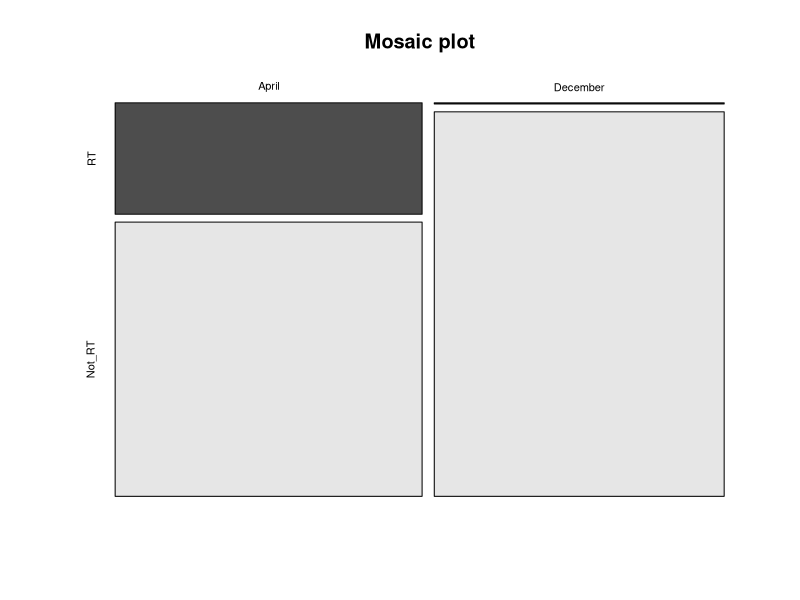

Write the R code that produced this figure.
## ---- chunk 1
library(ggplot2)
library(tidyr)
## ---- chunk 2
CBRT <- data.frame(
  "RT" = c(26, 0.25),
  "Not_RT" = c(64, 84.75),
  row.names = c("April", "December"),
  stringsAsFactors = FALSE
)
colnames(CBRT) <- c("RT", "Not_RT")

CBRT

CBDict <- data.frame(
  "Dictyota" = c(11.25, 6),
  "Not_Dictyota" = c(78.75, 79),
  row.names = c("April", "December")#,
  #stringAsFactors = FALSE
)
#colnames(CBDict) <- C("Dictyota", "Not_Dictyota")

CBBT <- data.frame(
  "Lyngbya" = c(0, 0.5),
  "Not Lyngbya" = c(90, 84.5),
  row.names = c("April", "December")#,
  #stringAsFactors = FALSE
)
#colnames(CBBT) <- C("Lyngbya", "Not Lyngbya")

CBC <- data.frame(
  "Coral" = c(19.5, 18.25),
  "Not_Coral" = c(70.5, 66.75),
  row.names = c("April", "December")#,
  #stringAsFactors = FALSE
)
#colnames(CBC) <- C("Coral", "Not_Coral")

CBCaulerpa <- data.frame(
  "Caulerpa" = c(1.25, 24.25),
  "Not Caulerpa" = c(88.75, 60.75),
  row.names = c("April", "December")#,
  #stringAsFactors = FALSE
)
#colnames(CBCaulerpa) <- C("Caulerpa", "Not_Caulerpa")
## ---- chunk 3
mosaicplot(CBRT,
  main = "Mosaic plot",
  color = TRUE
)
## ---- chunk 4
chisq.test(CBRT)$expected
CBRTChi <- chisq.test(CBRT)
CBRTChi
#X-squared = 25.836, df = 1, p-value = 3.716e-07
#Significant
CBRTChi$statistic
CBRTChi$p.value

chisq.test(CBDict)$expected
CBDictChi <- chisq.test(CBDict)
CBDictChi
#X-squared = 0.90855, df = 1, p-value = 0.3405

chisq.test(CBBT)$expected
#Cannot use chi squared test
CBBTfish <- fisher.test(CBBT)
CBBTfish
# p-value = 1
# No significance

chisq.test(CBC)$expected
CBCChi <- chisq.test(CBC)
CBCChi
#X-squared = 3.6815e-31, df = 1, p-value = 1
#No significance

chisq.test(CBCaulerpa)$expected
CBCaulerpaChi <- chisq.test(CBCaulerpa)
CBCaulerpaChi
#X-squared = 23.733, df = 1, p-value = 1.107e-06
#Significant
## ---- chunk 5
p = c(3.716e-07, 0.3405, 1, 1, 1.107e-06)
adjp <- p.adjust(p, method = "bonferroni", n = length(p))
adjp
# 1.858e-06 1.000e+00 1.000e+00 1.000e+00 5.535e-06
